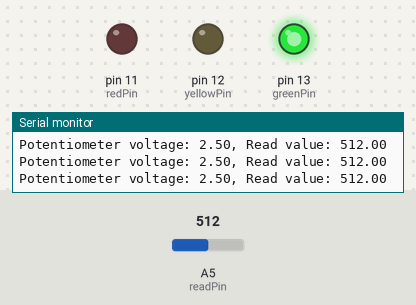
Bench run of a sketch on a simulated Arduino Uno, built with avr-gcc and run on an emulated ATmega328P. Parts: output pins drawn as LEDs (lit = HIGH), the last lines printed to the serial monitor. The inputs (shaded band) are chosen by the test bench; at power-on: A5 (readPin) = 512.

Above: at 1.2 s.
1.3 s: A5 (readPin) set to 598
2.8 s: A5 (readPin) set to 626
At 3.4 s:
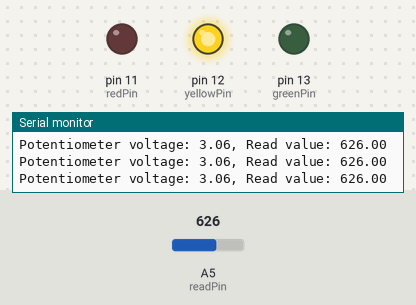
4.3 s: A5 (readPin) set to 802
7.3 s: A5 (readPin) set to 828
At 7.7 s:
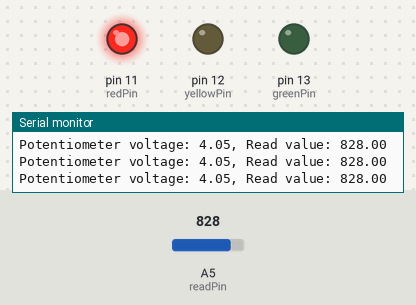
8.8 s: A5 (readPin) set to 716
At 9.4 s:
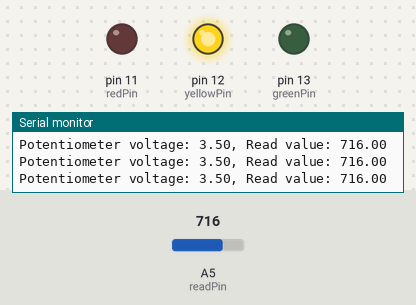
10.3 s: A5 (readPin) set to 900
At 11.2 s:
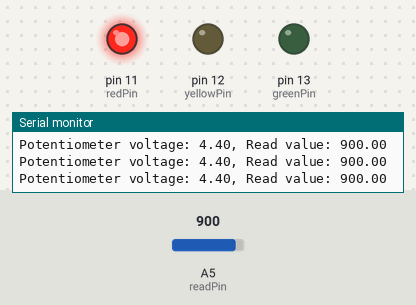
Timing chart, 0 to 13.3 s (numbered marks = the images above; inputs shaded):
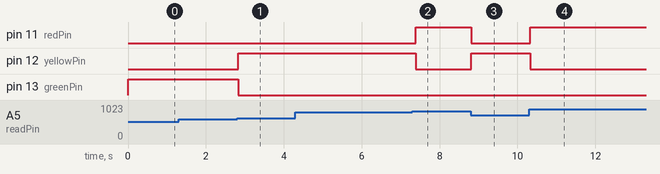

The sketch:

13-If-Statements-with-Three-LEDs.ino
```cpp
int redPin = 11;
int yellowPin = 12;
int greenPin = 13;
int readPin = A5;
float readVal;
float V2;
int delayTime = 100;

void setup() {
  // put your setup code here, to run once:
  pinMode(redPin, OUTPUT);
  pinMode(yellowPin, OUTPUT);
  pinMode(greenPin, OUTPUT);
  pinMode(readPin, INPUT);
  Serial.begin(9600);
}

void loop() {
  // put your main code here, to run repeatedly:

  // Calculate read value and voltage values
  readVal = analogRead(readPin);
  V2 = (5.0/1023.0) * readVal;

  // Print read value and voltage value
  Serial.print("Potentiometer voltage: ");
  Serial.print(V2);
  Serial.print(", Read value: ");
  Serial.println(readVal);

  // Light green LED if voltage is < 3
  if (V2 < 3.0) {
    digitalWrite(redPin, LOW);
    digitalWrite(yellowPin, LOW);
    digitalWrite(greenPin, HIGH);
  }

  // Light yellow LED if voltage is between 3 and 4
  if (V2 >= 3.0 && V2 <= 4.0) {
    digitalWrite(redPin, LOW);
    digitalWrite(yellowPin, HIGH);
    digitalWrite(greenPin, LOW);
  }

  // Light red LED if voltage is > 4
  if (V2 > 4.0) {
    digitalWrite(redPin, HIGH);
    digitalWrite(yellowPin, LOW);
    digitalWrite(greenPin, LOW);
  }

  delay(delayTime);
}
```

Measured:
- the behaviour switches between 613 and 614 on A5 (readPin) (found by bisection; images 0 and 1)
- the behaviour switches between 818 and 819 on A5 (readPin) (found by bisection; images 1 and 2)
- after the input at 2.8 s, pin 12 (yellowPin): LOW → HIGH at once; pin 13 (greenPin): HIGH → LOW at once
- after the input at 7.3 s, pin 11 (redPin): LOW → HIGH after 0.09 s; pin 12 (yellowPin): HIGH → LOW after 0.09 s
- after the input at 8.8 s, pin 11 (redPin): HIGH → LOW at once; pin 12 (yellowPin): LOW → HIGH at once
- after the input at 10.3 s, pin 11 (redPin): LOW → HIGH at once; pin 12 (yellowPin): HIGH → LOW at once
